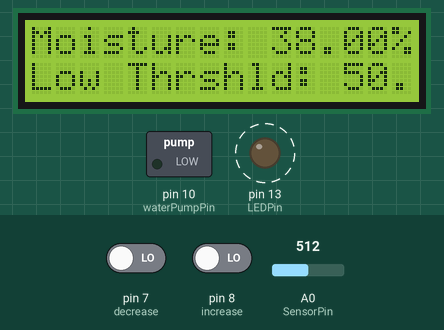
Recording of a sketch running on a simulated Arduino Uno, built with avr-gcc and run on an emulated ATmega328P. Shown: 16×2 character LCD, switched loads named in the sketch (green lamp = pin HIGH), output pins drawn as LEDs (lit = HIGH). Dashed ring = blinking. The test bench sets the inputs (shaded band); at power-on: A0 (SensorPin) = 512, pin 7 (decrease) LOW, pin 8 (increase) LOW. What the sketch prints to the serial monitor is not drawn.

Above: at 1.2 s.
1.3 s: A0 (SensorPin) set to 489
At 4.3 s:
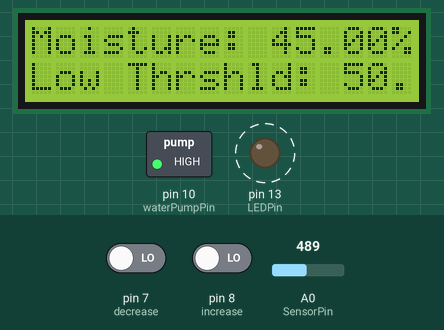
4.6 s: A0 (SensorPin) set to 475
At 8.3 s:
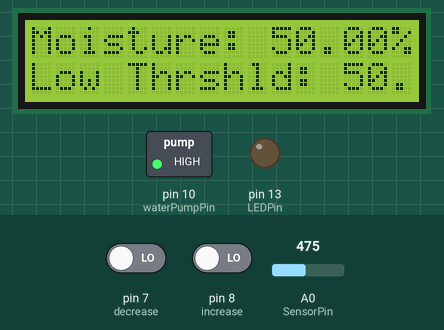
8.4 s: pin 7 (decrease) driven HIGH
At 10.5 s:
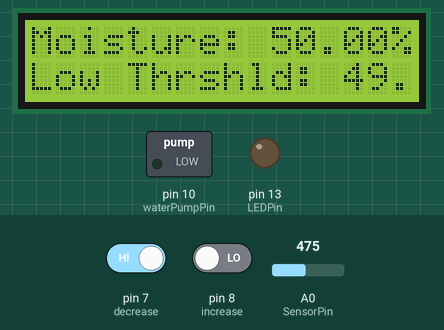
13.7 s: A0 (SensorPin) set to 511
At 14.3 s:
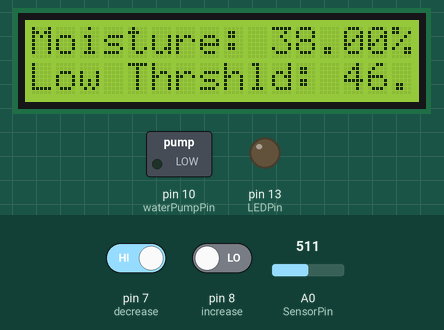
15.9 s: pin 7 (decrease) driven LOW
18.6 s: pin 8 (increase) driven HIGH
At 20.8 s:
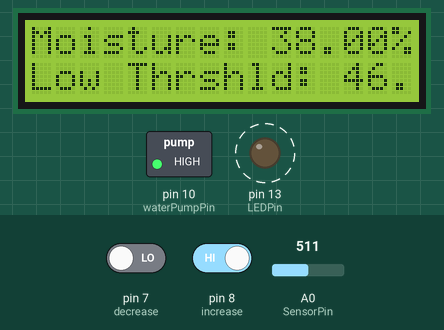
Timing chart, 0 to 24.5 s (numbered marks = the images above; inputs shaded):
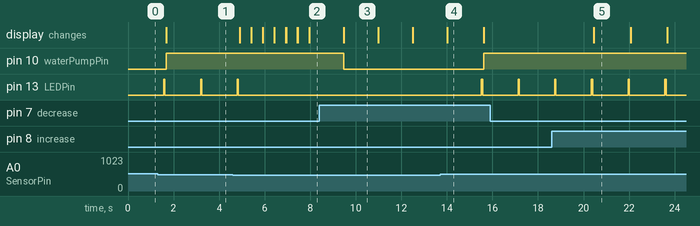

Measured:
- the behaviour switches between 476 and 475 on A0 (SensorPin) (found by bisection; images 1 and 2)
- after the input at 1.3 s, the display: changes after 0.38 s (image 1)
- after the input at 4.6 s, pin 13 (LEDPin): goes on until 4.8 s, then stays LOW; the display: changes after 0.30 s (image 2)
- after the input at 8.4 s, pin 10 (waterPumpPin): HIGH → LOW after 1.1 s; the display: first differs from a run without the input after 1.1 s (image 3)
- after the input at 13.7 s, pin 10 (waterPumpPin): LOW → HIGH after 1.9 s; pin 13 (LEDPin): LOW → HIGH after 1.8 s, → LOW 0.05 s later
- after the input at 18.6 s, the display: changes after 1.9 s (image 5)
- by itself, pin 13 (LEDPin): alternates HIGH for 0.05 s and LOW for 1.6 s

The sketch:

Final_Project_Code.ino
```cpp
/*
 * The circuit:
 * LCD RS pin to digital pin 12
 * LCD Enable pin to digital pin 11
 * LCD D4 pin to digital pin 5
 * LCD D5 pin to digital pin 4
 * LCD D6 pin to digital pin 3
 * LCD D7 pin to digital pin 2
 * LCD R/W pin to ground
 * LCD VSS pin to ground
 * LCD VCC pin to 5V
 * 10K resistor:
 * ends to +5V and ground
 * wiper to LCD VO pin (pin 3)
 */

// include the library code:
#include <LiquidCrystal.h>
#define SensorPin A0

LiquidCrystal lcd(12, 11, 5, 4, 3, 2);              //Initialize the library with the numbers of the interface pins

//Define variables
float sensorValue = 0;                              //Initialize the value of the sensor to 0
double percentValue = 0;                            //Initialize the value of the percent to 0
int LEDPin = 13;                                    //Initialize Pin 13 for the LED
int waterPumpPin = 10;                              //Initialize Pin 10 for the water pump
int buttonState1 = 0;                               //Initialize buttonState1 to 0
int buttonState2 = 0;                               //Initialize buttonState2 to 0
int increase = 8;                                   //Initialize Pin 8 for increase button
int decrease = 7;                                   //Initialize Pin 7 for decrease button
double minThreshold = 50;                           //Minimum value of the soil level
double maxThreshold = minThreshold+35;              //Maximum value of the soil level

void setup()
{
  Serial.begin(9600);
  lcd.begin(16,2);
  pinMode(LEDPin, OUTPUT);                          //LED Pin
  pinMode(waterPumpPin, OUTPUT);                    //Water Pump Pin
  pinMode(increase, INPUT);                         //Increase Pin
  pinMode(decrease, INPUT);                         //Decrease Pin
}

void loop()
{
  sensorValue = analogRead(SensorPin);              //Read the data from the sensor
  Serial.print("\nAnalog Value: ");                 //Print the message on the serial port
  Serial.print(sensorValue);                        //Print the value on the serial port
  percentValue = map(sensorValue, 635, 316, 0, 100);//Converting value read from the sensor to percent value
  Serial.print("\nMoisture Level: ");               //Print the message on the serial port
  Serial.print(percentValue);                       //Print the value on the serial port
  Serial.print("%");                                //
  lcd.setCursor(0,0);                               //Setting the cursor on the LCD
  lcd.print("Moisture: ");                          //Print the message on the LCD
  lcd.print(percentValue);                          //Print the value on the LCD
  lcd.print("%");                                   //
  lcd.setCursor(0,1);                               //
  lcd.print("Low Thrshld: ");                       //Print the message on the LCD
  lcd.print(minThreshold);                          //Print the value of minimum threshold on the LCD
  delay(500);                                       //Wait
  configureThreshold();                             //Call configureThreshold function
  checkMoistureLevel(percentValue);                 //Call checkMoistureLevel function
}

void configureThreshold()                           //Function to configure the lower threshold
{
  buttonState1 = digitalRead(increase);             //Read the increase button's state
  buttonState2 = digitalRead(decrease);             //Read the decrease button's state
  if(buttonState1 == HIGH)                          //If the increase button's state is HIGH
    minThreshold+=1;                                //Increment the minimum threshold
  if(buttonState2 == HIGH)                          //If the decrease button's state is HIGH
    minThreshold-=1;                                //Decement the minimum thresohld
}

void checkMoistureLevel(double percentValue)        //Function to check the moisture level
{
  if(percentValue < minThreshold)                   //If the gathered data is lower than the minimum threshold
  {
    lcd.setCursor(20, 0);                           //Setting the cursor on the LCD
    lcd.print("Water level is low!");               //Display message on the LCD
    delay(1000);                                    //Wait
    digitalWrite(LEDPin, HIGH);                     //Turn LED on
    delay(50);                                      //Wait
    digitalWrite(LEDPin, LOW);                      //Turn LED off
    delay(50);                                      //Wait
    digitalWrite(waterPumpPin, HIGH);               //Turn on the pump
  }

  if(percentValue > minThreshold)                   //If the gathered data is greater than the maximum threshold
  {
    lcd.setCursor(20, 0);                           //Setting the cursor on the LCD
    lcd.print("Sufficient moisture");               //Display message on the LCD
    lcd.setCursor(20, 5);                           //Setting the cursor on the LCD
    lcd.print("level is reached.");                 //Display message on the LCD
    delay(1000);                                    //Wait
    digitalWrite(LEDPin, LOW);                      //Turn LED off
    digitalWrite(waterPumpPin, LOW);                //Turn off the pump
  }
  lcd.clear();                                      //Clear LCD display
}
```
